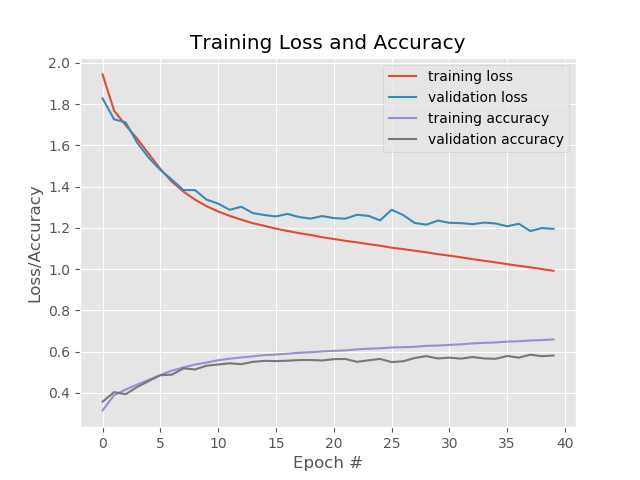

The script that saved this image:
# import the necessary packages
from sklearn.preprocessing import LabelBinarizer
from sklearn.metrics import classification_report
from utilities.nn import ShallowNet
from keras.optimizers import SGD
from keras.datasets import cifar10
import matplotlib.pyplot as plt
import numpy as np

# loading the training and testing data, then scale it into range [0, 1]
print("[INFO] Loading the data...")
((trainX, trainY), (testX, testY)) = cifar10.load_data()
trainX = trainX.astype("float")/255.0
testX = testX.astype("float")/255.0

# convert the labels from integers to vectors
lb = LabelBinarizer()
trainY = lb.fit_transform(trainY)
testY = lb.fit_transform(testY)

# initialize the label names for CIFAR10 dataset
labelNames = ["airplane", "automobile", "bird", "cat", "deer",
              "dog", "frog", "horse", "ship", "truck"]

# initialize the optimizer model
print("[INFO] compiling modeel...")
opt = SGD(lr=0.003)
model = ShallowNet.build(width=32, height=32, depth=3, classes=10)
model.compile(loss="categorical_crossentropy", optimizer=opt,
              metrics=["accuracy"])

# training the network
print("[INFO] training the network...")
H = model.fit(trainX, trainY, validation_data=(testX, testY),
              batch_size=32, epochs=40, verbose=1)

# evaluate the network
print("[INFO] evaluating the network...")
predictions = model.predict(testX, batch_size=32)
print(classification_report(testY.argmax(axis=1), predictions.argmax(axis=1), target_names=labelNames))

# plot the loss and accuracy
plt.style.use("ggplot")
plt.figure()
plt.plot(np.arange(0, 40), H.history["loss"], label="training loss")
plt.plot(np.arange(0, 40), H.history["val_loss"], label="validation loss")
plt.plot(np.arange(0, 40), H.history["acc"], label="training accuracy")
plt.plot(np.arange(0, 40), H.history["val_acc"], label="validation accuracy")
plt.title("Training Loss and Accuracy")
plt.xlabel("Epoch #")
plt.ylabel("Loss/Accuracy")
plt.legend()
plt.savefig("shallownet_cifar10.png")
plt.show()